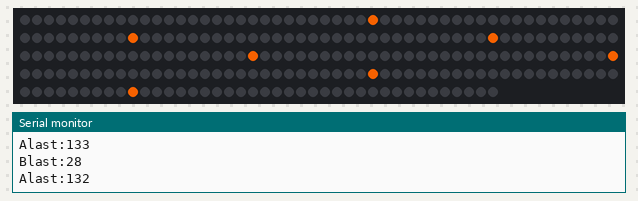
This sketch was run on a simulated Teensy 4. On the bench: 240 RGB LEDs in strip order, left to right, continuing on the next row, the last lines printed to the serial monitor.

Above: at 0.45 s.
At 20.12 s:
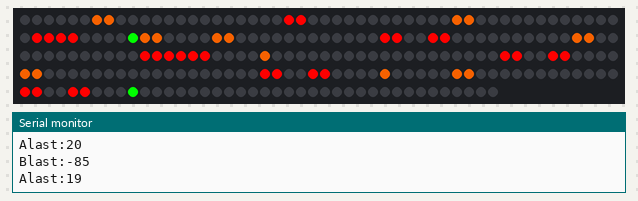
At 21.68 s:
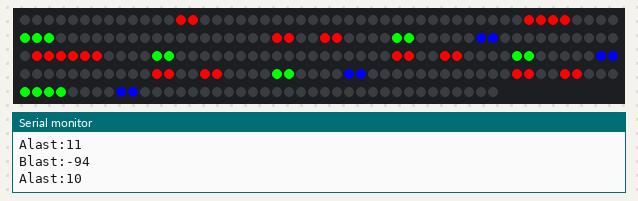
At 23.42 s:
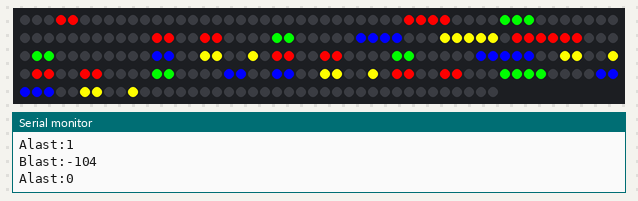
At 25.17 s:
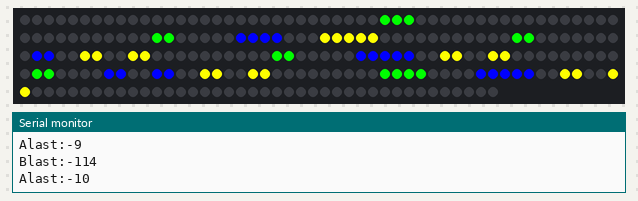
At 26.91 s:
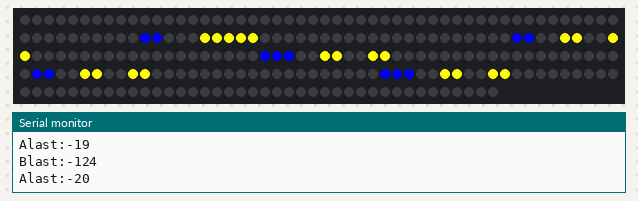

The sketch:

OctoText.ino
```cpp
#include <OctoWS2811.h>
#include "C64FontUpper.h"
#include "C64FontLower.h"
#include "font5x7.h"
#include <avr/pgmspace.h>
const int ledsPerStrip = 30;

DMAMEM int displayMemory[ledsPerStrip * 6];
int drawingMemory[ledsPerStrip * 6];
// Add the font name as declared in the header file.  Remove as many as possible to get conserve FLASH memory.


#define TOTALFONTS    3
const unsigned char *fontsPointer[TOTALFONTS] = {
   font5x7
  , C64FontUpper
  , C64FontLower
  };
  /*
const unsigned char afontsPointer[] = {
  font5x7
  , C64FontUpper
  , C64FontLower
  //  font5x7
   // ,font8x16
   // ,sevensegment
   // ,fontlargenumber
   // ,space01
   // ,space02
  //  ,space03

};
*/
uint8_t foreColor, drawMode, fontWidth, fontHeight, fontType, fontStartChar, fontTotalChar, cursorX, cursorY;
uint16_t fontMapWidth;


const int config = WS2811_GRB | WS2811_800kHz;

OctoWS2811 leds(ledsPerStrip, displayMemory, drawingMemory, config);

void setup() {
  leds.begin();
  leds.show();
  setFontType(2);
    Serial.begin(115200);
     while (!Serial) {
    ; // wait for serial port to connect. Needed for native USB port only
  }

Serial.println("Starting..");
}
#define FONTHEADERSIZE    6
#define RED    0xFF0000
#define GREEN  0x00FF00
#define BLUE   0x0000FF
#define YELLOW 0xFFFF00
#define PINK   0xFF1088
#define ORANGE 0xE05800
#define WHITE  0xFFFFFF
#define CBACK  0x70A4B2
#define CFORE  0x6C5EB5
void loop() {


  int microsec = 2000000 / leds.numPixels();  // change them all in 2 seconds

microsec*=20;
 // microsec = 1000000;
  int x = 0;
  int i;
  for (i=30;i>-200;i--)
  {
      int last = i;
      Serial.print("Blast:");
     Serial.println(last);
     last+=drawString(last,0,"Blake rocks! ",ORANGE);
      Serial.print("Alast:");
     Serial.println(last);
     last+=drawChar(last,0, 'A', RED,0);
     last+=drawChar(last,0, 'l', GREEN,0);
     last+=drawChar(last,0, 'a', BLUE,0);
     last+=drawChar(last,0, 'n', YELLOW,0);
    // Serial.print("last:");
    // Serial.println(last);
     leds.show();
   delayMicroseconds(microsec);
  }
 /* delayMicroseconds(microsec);
  drawChar(0,0, 'l', RED,0);
  leds.show();
  delayMicroseconds(microsec);
  drawChar(0,0, 'a', RED,0);
  leds.show();
  delayMicroseconds(microsec);
  drawChar(0,0, 'n', RED,0);
  leds.show();
  delayMicroseconds(microsec);
  drawChar(0,0, 's', RED,0);
  leds.show();
  delayMicroseconds(microsec);
  delayMicroseconds(microsec);
  delayMicroseconds(microsec);
  delayMicroseconds(microsec);
  delayMicroseconds(microsec);
 */
  // uncomment for voltage controlled speed
  // millisec = analogRead(A9) / 40;
/*
  colorWipe(RED, microsec);
  colorWipe(GREEN, microsec);
  colorWipe(BLUE, microsec);
  colorWipe(YELLOW, microsec);
  colorWipe(PINK, microsec);
  colorWipe(ORANGE, microsec);
  colorWipe(WHITE, microsec);
  */
}

void colorWipe(int color, int wait)
{
  for (int i = 0; i < leds.numPixels(); i++) {
    leds.setPixel(i, color);
    leds.show();
    delayMicroseconds(wait);
  }
}


int drawString(uint8_t x, uint8_t y, String text, int color)
{
  // start at x, and call drawChar for each.. increment x, and return it..
  int length = text.length();
  int last = x;
  int totalWidth = 0;
  for (int i =0; i < length; i++)
  {
     int width=drawChar(last,0, text.charAt(i), color,0);
     last+=width;
     totalWidth+=width;
  }
 return totalWidth;
}

/** \brief Draw character with color and mode.
  Draw character c using color and draw mode at x,y.
*/
int  drawChar(uint8_t x, uint8_t y, uint8_t c, int color, uint8_t mode) {
  // TODO - New routine to take font of any height, at the moment limited to font height in multiple of 8 pixels

  uint8_t rowsToDraw, row, tempC;
  uint8_t i, j, temp;
  uint16_t charPerBitmapRow, charColPositionOnBitmap, charRowPositionOnBitmap, charBitmapStartPosition;

  if ((c < fontStartChar) || (c > (fontStartChar + fontTotalChar - 1))) // no bitmap for the required c
    return fontWidth;

  tempC = c - fontStartChar;

  // each row (in datasheet is call page) is 8 bits high, 16 bit high character will have 2 rows to be drawn
  rowsToDraw = fontHeight / 8; // 8 is LCD's page size, see SSD1306 datasheet
  if (rowsToDraw <= 1) rowsToDraw = 1;

  // the following draw function can draw anywhere on the screen, but SLOW pixel by pixel draw
  if (rowsToDraw == 1) {
    for  (i = 0; i < fontWidth + 1; i++) {
      if (i == fontWidth) // this is done in a weird way because for 5x7 font, there is no margin, this code add a margin after col 5
        temp = 0;
      else
        temp = pgm_read_byte(fontsPointer[fontType] + FONTHEADERSIZE + (tempC * fontWidth) + i);

      for (j = 0; j < 8; j++) { // 8 is the LCD's page height (see datasheet for explanation)
        if (temp & 0x1) {
          pixel(x + i, y + j, color, mode);

        }
        else {
          pixel(x + i, y + j, !color, mode);

        }

        temp >>= 1;
      }
    }
    return fontWidth;
  }

  // font height over 8 bit
  // take character "0" ASCII 48 as example
  charPerBitmapRow = fontMapWidth / fontWidth; // 256/8 =32 char per row
  charColPositionOnBitmap = tempC % charPerBitmapRow; // =16
  charRowPositionOnBitmap = int(tempC / charPerBitmapRow); // =1
  charBitmapStartPosition = (charRowPositionOnBitmap * fontMapWidth * (fontHeight / 8)) + (charColPositionOnBitmap * fontWidth) ;

  // each row on LCD is 8 bit height (see datasheet for explanation)
  for (row = 0; row < rowsToDraw; row++) {
    for (i = 0; i < fontWidth; i++) {
      temp = pgm_read_byte(fontsPointer[fontType] + FONTHEADERSIZE + (charBitmapStartPosition + i + (row * fontMapWidth)));
      for (j = 0; j < 8; j++) { // 8 is the LCD's page height (see datasheet for explanation)
        if (temp & 0x1) {
          pixel(x + i, y + j + (row * 8), color, mode);

        }
        else {
          pixel(x + i, y + j + (row * 8), !color, mode);

        }
        temp >>= 1;
      }
    }
  }

  /*
    fast direct memory draw but has a limitation to draw in ROWS
    // only 1 row to draw for font with 8 bit height
    if (rowsToDraw==1) {
    for (i=0; i<fontWidth; i++ ) {
      screenmemory[temp + (line*LCDWIDTH) ] = pgm_read_byte(fontsPointer[fontType]+FONTHEADERSIZE+(c*fontWidth)+i);
      temp++;
    }
    return;
    }
    // font height over 8 bit
    // take character "0" ASCII 48 as example
    charPerBitmapRow=fontMapWidth/fontWidth;  // 256/8 =32 char per row
    charColPositionOnBitmap=c % charPerBitmapRow;  // =16
    charRowPositionOnBitmap=int(c/charPerBitmapRow); // =1
    charBitmapStartPosition=(fontMapWidth * (fontHeight/8)) + (charColPositionOnBitmap * fontWidth);

    temp=x;
    for (row=0; row<rowsToDraw; row++) {
    for (i=0; i<fontWidth; i++ ) {
      screenmemory[temp + (( (line*(fontHeight/8)) +row)*LCDWIDTH) ] = pgm_read_byte(fontsPointer[fontType]+FONTHEADERSIZE+(charBitmapStartPosition+i+(row*fontMapWidth)));
      temp++;
    }
    temp=x;
    }
  */
 return fontWidth;
}

void pixel(uint8_t x, uint8_t y,  int color, uint8_t mode)
{
  uint8_t i = (y * ledsPerStrip + x);
  if (x>= ledsPerStrip)
  {
     /*Serial.print("overflow:");
     Serial.print(x);
     Serial.print(",");
     Serial.println(y);
     */
     return;
  }

 leds.setPixel(i, color);
 // if (color) leds.setPixel(i, CFORE);
 // else leds.setPixel(i,CBACK);
 /*
Serial.print("setPixel:");
Serial.print(i);
Serial.print("color: ");
Serial.println(color, HEX);
*/
}

uint8_t setFontType(uint8_t type) {
  if ((type >= TOTALFONTS) || (type < 0))
    return false;

  fontType = type;
  fontWidth = pgm_read_byte(fontsPointer[fontType] + 0);
  fontHeight = pgm_read_byte(fontsPointer[fontType] + 1);
  fontStartChar = pgm_read_byte(fontsPointer[fontType] + 2);
  fontTotalChar = pgm_read_byte(fontsPointer[fontType] + 3);
  fontMapWidth = (pgm_read_byte(fontsPointer[fontType] + 4) * 100) + pgm_read_byte(fontsPointer[fontType] + 5); // two bytes values into integer 16
  return true;
}
```

Source omitted: C64FontLower.h (data table, 13274 bytes), C64FontUpper.h (data table, 12832 bytes), font5x7.h (data table, 8948 bytes)
